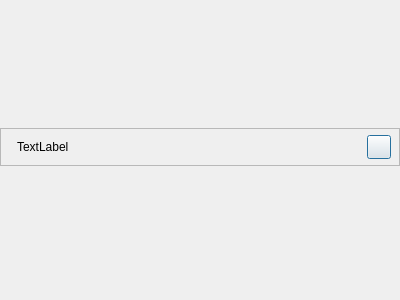
<?xml version="1.0" encoding="UTF-8"?>
<ui version="4.0">
 <class>AFQEmptyDialog</class>
 <widget class="QDialog" name="AFQEmptyDialog">
  <property name="geometry">
   <rect>
    <x>0</x>
    <y>0</y>
    <width>400</width>
    <height>300</height>
   </rect>
  </property>
  <property name="windowTitle">
   <string>Form</string>
  </property>
  <layout class="QVBoxLayout" name="verticalLayout_2">
   <property name="spacing">
    <number>0</number>
   </property>
   <property name="leftMargin">
    <number>0</number>
   </property>
   <property name="topMargin">
    <number>0</number>
   </property>
   <property name="rightMargin">
    <number>0</number>
   </property>
   <property name="bottomMargin">
    <number>0</number>
   </property>
   <item>
    <widget class="QFrame" name="titleFrame">
     <property name="minimumSize">
      <size>
       <width>0</width>
       <height>38</height>
      </size>
     </property>
     <property name="maximumSize">
      <size>
       <width>16777215</width>
       <height>38</height>
      </size>
     </property>
     <property name="frameShape">
      <enum>QFrame::StyledPanel</enum>
     </property>
     <property name="frameShadow">
      <enum>QFrame::Raised</enum>
     </property>
     <layout class="QHBoxLayout" name="horizontalLayout">
      <property name="leftMargin">
       <number>16</number>
      </property>
      <property name="topMargin">
       <number>6</number>
      </property>
      <property name="rightMargin">
       <number>8</number>
      </property>
      <property name="bottomMargin">
       <number>6</number>
      </property>
      <item>
       <widget class="QLabel" name="label_Title">
        <property name="text">
         <string>TextLabel</string>
        </property>
        <property name="labelType" stdset="0">
         <string>labelTitle</string>
        </property>
       </widget>
      </item>
      <item>
       <spacer name="horizontalSpacer">
        <property name="orientation">
         <enum>Qt::Horizontal</enum>
        </property>
        <property name="sizeHint" stdset="0">
         <size>
          <width>40</width>
          <height>20</height>
         </size>
        </property>
       </spacer>
      </item>
      <item>
       <widget class="QPushButton" name="pushButton_Close">
        <property name="minimumSize">
         <size>
          <width>24</width>
          <height>24</height>
         </size>
        </property>
        <property name="maximumSize">
         <size>
          <width>24</width>
          <height>24</height>
         </size>
        </property>
        <property name="text">
         <string/>
        </property>
        <property name="buttonType" stdset="0">
         <string>closeButton</string>
        </property>
       </widget>
      </item>
     </layout>
    </widget>
   </item>
   <item>
    <layout class="QVBoxLayout" name="verticalLayout">
     <property name="leftMargin">
      <number>5</number>
     </property>
     <property name="rightMargin">
      <number>5</number>
     </property>
     <property name="bottomMargin">
      <number>5</number>
     </property>
    </layout>
   </item>
  </layout>
 </widget>
 <resources/>
 <connections/>
</ui>
